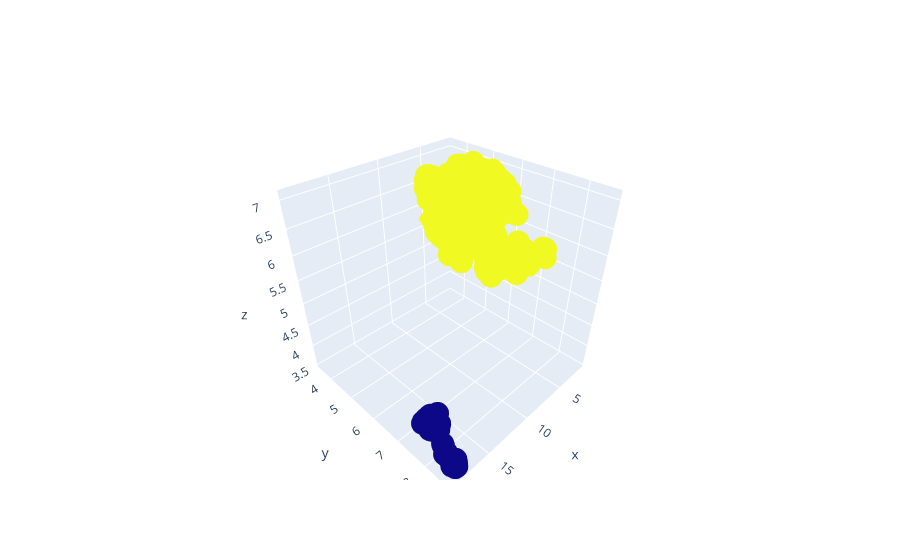

The notebook cell saved with this chart:
### Markdown cell above
### UMAP - HDB Scan clustering

### Code cell
embedding, labels = umap_clustering(cluster_data, min_cluster_size=10)

### Figure 1 — Plotly figure (JSON) as saved in the notebook; plotly's stock layout.template omitted (floating-point values rounded to 4 significant figures; data arrays with more than 128 entries replaced by an {"elided": "..."} marker saying what was removed)
{"data": [{"marker": {"color": {"elided": "233 int values"}}, "mode": "markers", "name": "Umap HDB Scan clustering", "type": "scatter3d", "x": {"elided": "233 float values"}, "y": {"elided": "233 float values"}, "z": {"elided": "233 float values"}}], "layout": {}}
